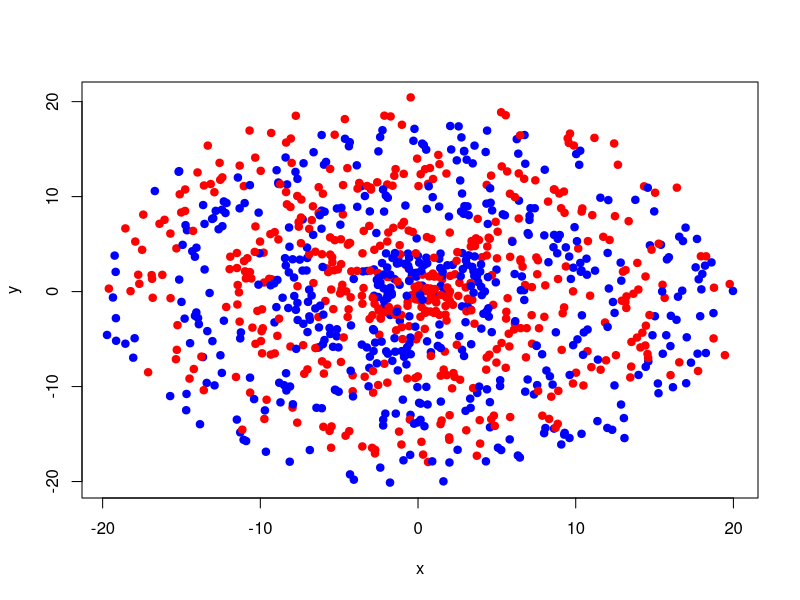
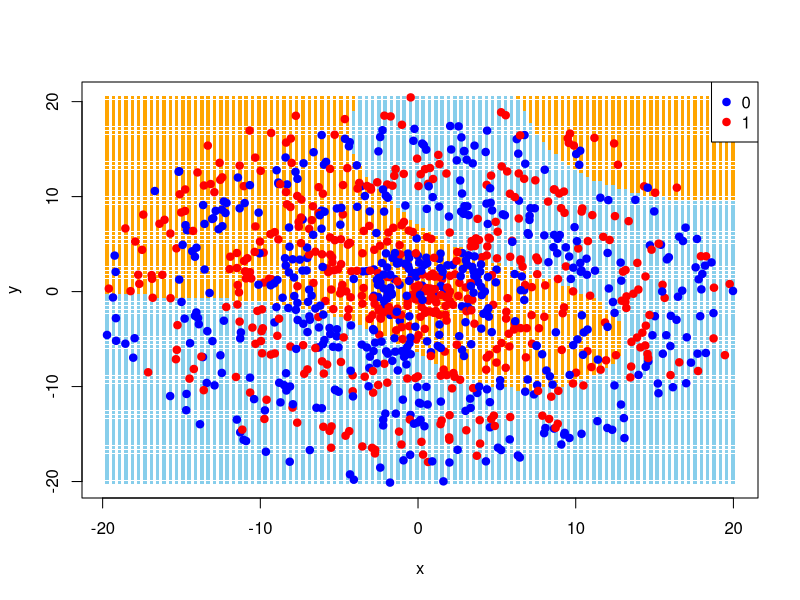
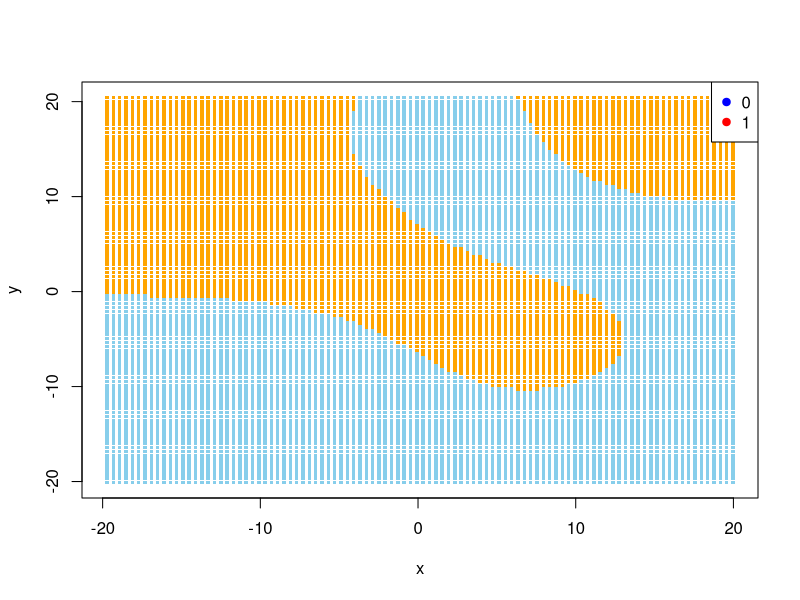
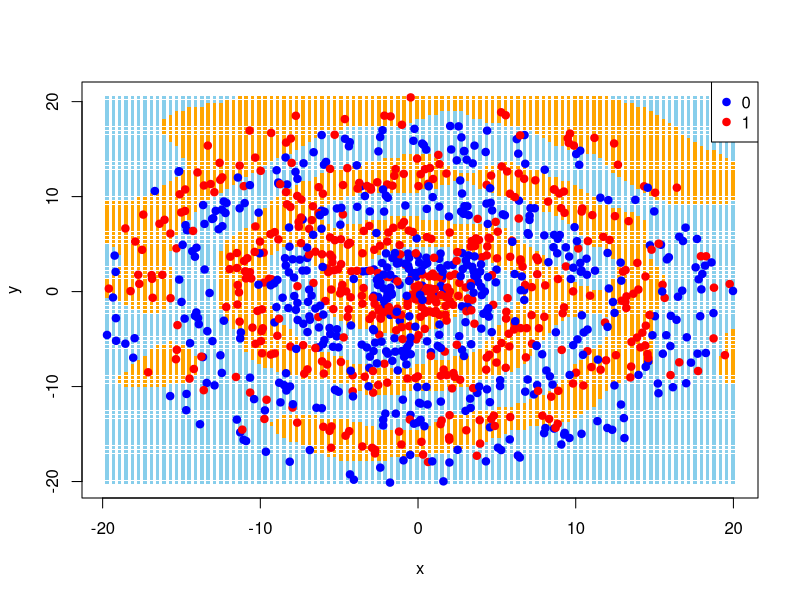
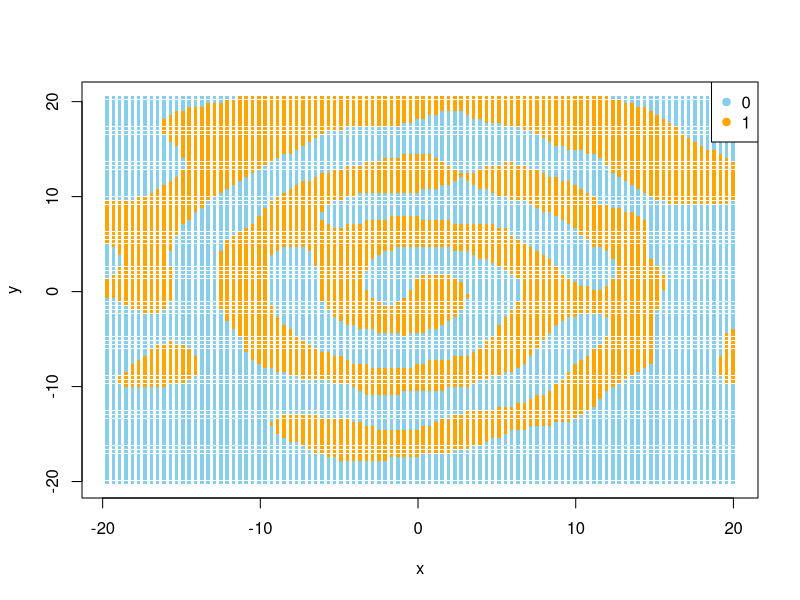
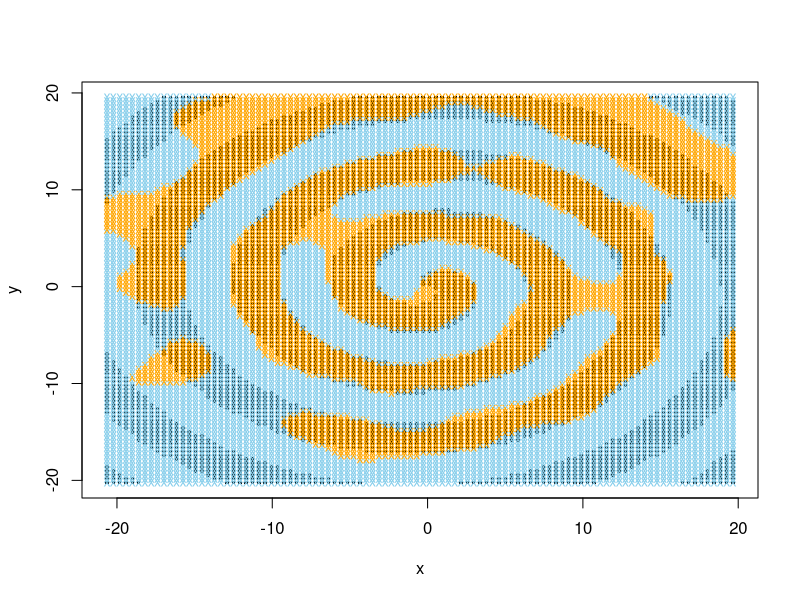
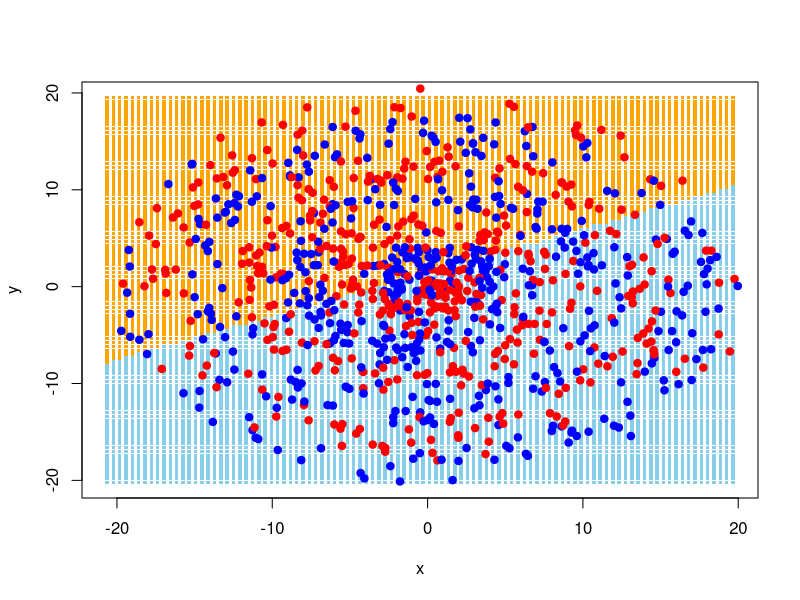
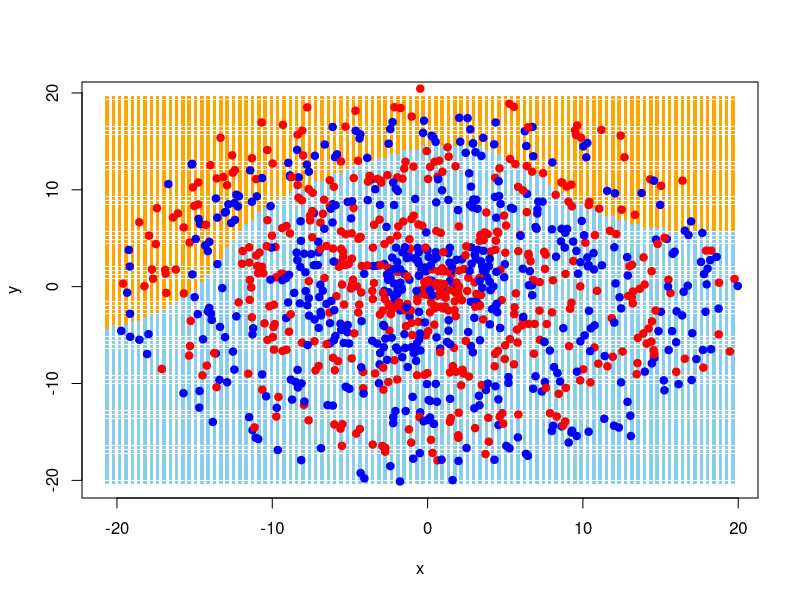

Write R code to recreate these figures, in order.
## ---- chunk 1
n <- 1000
r <- 6 * pi + 1
r_offset <- 2
colors <- c("blue", "red")

generate_spiral <- function(n, r, r_offset, colors, seed) {
  set.seed(seed)

  # Generate random values for r and theta
  r <- runif(n, 1, 6 * pi + 1)
  theta <- runif(n, 0, 2 * pi)

  # Classify observations based on r and theta
  class <- ifelse((r + theta) %% (2 * pi) < pi, 1, 0)

  # Create a data frame with the data
  data <- data.frame(r, theta, class)

  # Create colors based on class
  data$color <- ifelse(data$class == 1, colors[2], colors[1])

  # Convert polar coordinates to Cartesian coordinates
  data$x <- data$r * cos(data$theta)
  data$y <- data$r * sin(data$theta)

  # Offset the data
  for (j in 1:n) {
    r_offset_val <- runif(1, 0, r_offset)
    theta_offset_val <- runif(1, 0, 2 * pi)

    # Convert to Cartesian coordinates
    data$x[j] <- data$x[j] + r_offset_val * cos(theta_offset_val)
    data$y[j] <- data$y[j] + r_offset_val * sin(theta_offset_val)

    # Convert back to polar coordinates
    data$r[j] <- sqrt(data$x[j]^2 + data$y[j]^2)
    data$theta[j] <- atan2(data$y[j], data$x[j])
  }

  return(data)
}

data <- generate_spiral(n, r, r_offset, colors, seed = 2024)
## ---- chunk 2
# Plot the data in the x and y coordinates
plot(data$x, data$y, col = data$color, pch = 19, xlab = "x", ylab = "y")
## ---- chunk 3
# Load the required svm library
library(e1071)
library(caret)

# Convert class to a factor
data$class <- as.factor(data$class)

# Create a data frame with only the class and the x and y coordinates
data2 <- data.frame(class = data$class, x = data$x, y = data$y)
data2$class <- as.factor(data2$class)

# Use a radial basis function kernel to classify the data with the SVM function
(svmfit <- svm(class ~ ., data = data2, kernel = "radial"))
## ---- chunk 4
# Create a confusion matrix to evaluate the SVM model
confusionMatrix(predict(svmfit, data2), data2$class)
## ---- chunk 5
# Define colors for data points
point_colors <- c("blue", "red")

# Define colors for decision boundary
boundary_colors <- c("skyblue", "orange")

# Plot the decision boundary
x1_grid <- seq(min(data2$x), max(data2$x), length.out = 100)
x2_grid <- seq(min(data2$y), max(data2$y), length.out = 100)
grid <- expand.grid(x = x1_grid, y = x2_grid)

predicted_labels <- predict(svmfit, newdata = grid)

# Plot the decision boundary with the data points
# Plot the decision boundary
plot(grid$x, grid$y, col = boundary_colors[predicted_labels],
     pch = ".", cex = 3.5, xlab = "x", ylab = "y")

# Plot the data points
points(data2$x, data2$y, col = point_colors[data2$class], pch = 19)
legend("topright", legend = levels(data2$class), col = point_colors, pch = 19)

# Plot the decision boundary with the data points
plot(grid$x, grid$y, col = boundary_colors[predicted_labels], pch = ".",
     cex = 3.5, xlab = "x", ylab = "y")
legend("topright", legend = levels(data2$class), col = point_colors, pch = 19)
## ---- chunk 6
# First write a simple cross validation function
cross_validate <- function(folds, costs, gammas, data, seed) {
  # Create a data frame to store the results
  results <- data.frame(cost = numeric(0), gamma = numeric(0),
                        accuracy = numeric(0))

  # Loop through each cost and gamma value
  for (cost in costs) {
    for (gamma in gammas) {
      # Set seed so the folds should be the same each time
      set.seed(seed)

      # Use cross-validation to find the best cost and gamma values
      svm_cross <- svm(class ~ ., data = data, kernel = "radial",
                       cross = folds, cost = cost, gamma = gamma)

      # Store the results
      results <- rbind(results, data.frame(cost = cost, gamma = gamma,
                                           accuracy = svm_cross$tot.accuracy))
    }
  }

  return(results)
}
## ---- chunk 7
# Create a simpler confusion matrix function
simpler_cm <- function(cm.out) {
    print(cm.out[[2]])
    print(cm.out[[3]][1:2])
}
## ---- chunk 8
# Run our function
validation_data_frame <- cross_validate(5, c(0.1, 1, 10, 100, 1000),
                                        c(0.01, 0.1, 1, 10, 100),
                                        data2, seed = 2024)

# Print the top 5 best cost and gamma values
print(validation_data_frame[order(-validation_data_frame$accuracy), ][1:5, ])
## ---- chunk 9
# Use the best cost and gamma values to classify the data
svmfit_best <- svm(class ~ ., data = data2, kernel = "radial", cost = 1,
                   gamma = 10)

# Create a confusion matrix to evaluate the SVM model
confusionMatrix(predict(svmfit_best, data2), data2$class) |> simpler_cm()
## ---- chunk 10
predicted_labels_best <- predict(svmfit_best, newdata = grid)

plot(grid$x, grid$y, col = boundary_colors[predicted_labels_best], pch = ".",
     cex = 3.5, xlab = "x", ylab = "y")

# Plot the data points
points(data2$x, data2$y, col = point_colors[data2$class], pch = 19)
legend("topright", legend = levels(data2$class), col = point_colors, pch = 19)

# Plot the decision boundary
plot(grid$x, grid$y, col = boundary_colors[predicted_labels_best], pch = ".",
     cex = 3.5, xlab = "x", ylab = "y")
legend("topright", legend = levels(data2$class), col = boundary_colors,
       pch = 19)
## ---- chunk 11
# Create new test data
n <- 1000
r <- 6 * pi + 1
r_offset <- 2
colors <- c("blue", "red")
test_data <- generate_spiral(n, r, r_offset, colors, seed = 2025)

# Convert class to a factor
test_data$class <- as.factor(test_data$class)

# Create a data frame with only the class and the x and y coordinates
test_data2 <- data.frame(class = test_data$class, x = test_data$x,
                         y = test_data$y)
test_data2$class <- as.factor(test_data2$class)

# Create a confusion matrix to evaluate the SVM model
confusionMatrix(predict(svmfit_best, test_data2), test_data2$class) |>
  simpler_cm()
## ---- chunk 12
post_offset_class <- numeric(n)
new_r <- numeric(n)
new_theta <- numeric(n)

# This code is how I originally classified the data before offsetting it
for (j in 1:n) {
  new_r[j] <- sqrt(test_data2$x[j]^2 + test_data2$y[j]^2)
  new_theta[j] <- atan2(test_data2$y[j], test_data2$x[j])

  ifelse(new_theta[j] < 0, new_theta[j] <- new_theta[j] + 2 * pi,
         new_theta[j] <- new_theta[j])

  # Classify observations based on r and theta
  post_offset_class[j] <- ifelse((new_r[j] + new_theta[j]) %% (2 * pi) < pi,
                                 1, 0)
}
## ---- chunk 13
# Add the results to the data frame
test_data2$post_offset_class <- post_offset_class
test_data2$new_r <- new_r
test_data2$new_theta <- new_theta

# Make the post offset class a factor
test_data2$post_offset_class <- as.factor(test_data2$post_offset_class)

# Now compare the true class to the predicted class given by the true decision boundary
confusionMatrix(test_data2$post_offset_class, test_data2$class) |> simpler_cm()
## ---- chunk 14
# Create a grid of points for prediction
x1_grid <- seq(min(test_data2$x), max(test_data2$x), length.out = 100)
x2_grid <- seq(min(test_data2$y), max(test_data2$y), length.out = 100)

grid <- expand.grid(x = x1_grid, y = x2_grid)

# Make the grid a data frame of x and y coordinates
grid_data <- data.frame(x = grid$x, y = grid$y)

# Classify the grid data
for (j in 1:nrow(grid_data)) {
  new_r <- sqrt(grid_data$x[j]^2 + grid_data$y[j]^2)
  new_theta <- atan2(grid_data$y[j], grid_data$x[j])

  ifelse(new_theta < 0, new_theta <- new_theta + 2 * pi, new_theta <- new_theta)

  # Classify observations based on r and theta
  grid_data$class[j] <- ifelse((new_r + new_theta) %% (2 * pi) < pi, 1, 0)
}

# Plot the true decision boundary
plot(grid_data$x, grid_data$y, col = grid_data$class, pch = ".", cex = 3.5,
     xlab = "x", ylab = "y")

# Plot the decision boundary found by the model
predicted_labels_best <- predict(svmfit_best, newdata = grid)

points(grid$x, grid$y, col = boundary_colors[predicted_labels_best], pch = "x",
       cex = .85)
## ---- chunk 15
# Use a linear kernel to classify the data with the SVM function
svmfit_linear <- svm(class ~ ., data = data2, kernel = "linear", cost = 1000)

# Create a confusion matrix to evaluate the SVM model
noquote("Linear SVM:")
confusionMatrix(predict(svmfit_linear, data2), data2$class) |> simpler_cm()

# Make the best poly model based on the cross validation
svm_poly <- svm(class ~ ., data = data2, kernel = "polynomial", degree = 5,
                cost = 10, gamma = 0.1)

# Check the svm_poly model on a confusion matrix
noquote("Polynomial SVM:")
confusionMatrix(predict(svm_poly, data2), data2$class) |> simpler_cm()
## ---- chunk 16
predicted_labels_linear <- predict(svmfit_linear, newdata = grid)

plot(grid$x, grid$y, col = boundary_colors[predicted_labels_linear], pch = ".",
     cex = 3.5, xlab = "x", ylab = "y")

# Plot the data points
points(data2$x, data2$y, col = point_colors[data2$class], pch = 19)

predicted_labels_poly <- predict(svm_poly, newdata = grid)

plot(grid$x, grid$y, col = boundary_colors[predicted_labels_poly], pch = ".",
     cex = 3.5, xlab = "x", ylab = "y")

points(data2$x, data2$y, col = point_colors[data2$class], pch = 19)
## ---- chunk 17
# Use a logistic regression model to classify the data (add many interaction terms)
logit_model <- glm(class ~ ., data = data2, family = "binomial")

summary(logit_model)

# Predict using the model
predicted_probabilities <- predict(logit_model, type = "response")

# Change all the Falses to 0 and Trues to 1
predicted_probabilities2 <- ifelse(predicted_probabilities > 0.5, 1, 0)

# Create a confusion matrix to evaluate the model
confusionMatrix(as.factor(predicted_probabilities2), as.factor(data2$class)) |>
  simpler_cm()
## ---- chunk 18
# peek at probabilities
print(predicted_probabilities |> head())
## ---- chunk 19
# Create grid data for the decision boundary
x1_grid <- seq(min(data2$x), max(data2$x), length.out = 100)
x2_grid <- seq(min(data2$y), max(data2$y), length.out = 100)
grid <- expand.grid(x = x1_grid, y = x2_grid)

# Predict using the model
grid$predicted_probabilities <- predict(logit_model, newdata = grid, type = "response")

grid$predictions <- ifelse(grid$predicted_probabilities > 0.5, 1, 0)

# Plot the decision boundary
plot(grid$x, grid$y, col = boundary_colors[as.factor(grid$predictions)], pch = ".",
     cex = 3.5, xlab = "x", ylab = "y")
points(data2$x, data2$y, col = point_colors[data2$class], pch = 19)
## ---- chunk 20
# Load the required class library
library(class)

# Write a cross validation function for KNN that takes k into account
cross_knn <- function(folds, ks, dataset, seed) {
  set.seed(seed)
  knn_model_cv <- train(class ~ .,
    data = dataset, method = "knn",
    trControl = trainControl(method = "cv", number = folds),
    tuneGrid = data.frame(k = ks)
  )
  return(knn_model_cv)
}

# Run our function
ks <- seq(1, 300, 2)

# Run the cross validation function
validation_data_frame_knn <- cross_knn(5, ks, data2, seed = 2024)

# Print the top 5 best k values
print(validation_data_frame_knn$results[
  order(-validation_data_frame_knn$results$Accuracy), ][1:5, ])
## ---- chunk 21
# Use the best k value found from cross validation
k <- 3

# Use a KNN model to classify the data
knn_model <- knn3(class ~ ., data = data2, k = k)
## ---- chunk 22
# Create a confusion matrix to evaluate the KNN model
predicted_labels_knn <- predict(knn_model, newdata = data2, type = "class")
noquote("Training KNN Confusion Matrix:")
confusionMatrix(predicted_labels_knn, data2$class) |> simpler_cm()

# Create a confusion matrix to evaluate the KNN model
knn_model_test <- predict(knn_model, newdata = test_data2, type = "class")
noquote("Testing KNN Confusion Matrix:")
confusionMatrix(knn_model_test, test_data2$class) |> simpler_cm()
## ---- chunk 23
# Plot the decision boundary
predicted_labels_knn <- predict(knn_model, newdata = grid, type = "class")

plot(grid$x, grid$y, col = boundary_colors[predicted_labels_knn], pch = ".",
     cex = 3.5, xlab = "x", ylab = "y")
points(data2$x, data2$y, col = point_colors[data2$class], pch = 19)
## ---- chunk 24
# Load the required libraries
library(MASS)
library(caret)
library(e1071)
library(dslabs)
library(tidyverse)

# Load the MNIST data set
data("mnist_27")

# Plot with base R
plot(mnist_27$train$x_1, mnist_27$train$x_2,
     col = point_colors[mnist_27$train$y],
     pch = 19, xlab = "Proportion of dark pixels in the upper-left quadrant",
     ylab = "Proportion of dark pixels in the lower-right quadrant")

# Add a legend
legend("topright", legend = levels(as.factor(mnist_27$train$y)),
       col = point_colors, pch = 19)
## ---- chunk 25
# Fit a linear kernel to the data
svmfit_linear_mnist <- svm(y ~ ., data = mnist_27$train, kernel = "linear",
                           cost = 1000)

# Create a confusion matrix to evaluate the SVM model
confusionMatrix(predict(svmfit_linear_mnist, mnist_27$train), 
                mnist_27$train$y) |> simpler_cm()

# Create a grid of points for prediction
x1_grid <- seq(min(mnist_27$train$x_1), max(mnist_27$train$x_1),
               length.out = 100)
x2_grid <- seq(min(mnist_27$train$x_2), max(mnist_27$train$x_2),
               length.out = 100)
grid <- expand.grid(x_1 = x1_grid, x_2 = x2_grid)

predicted_labels_linear_mnist <- predict(svmfit_linear_mnist, newdata = grid)

# Plot the decision boundary
plot(grid$x_1, grid$x_2, col = boundary_colors[predicted_labels_linear_mnist],
     pch = ".", cex = 3.5,
     xlab = "Proportion of dark pixels in the upper-left quadrant",
     ylab = "Proportion of dark pixels in the lower-right quadrant")
points(mnist_27$train$x_1, mnist_27$train$x_2,
       col = point_colors[mnist_27$train$y], pch = 19)
## ---- chunk 26
# Use a radial basis function kernel to classify the data with the SVM function
svmfit_rbf_mnist <- svm(y ~ ., data = mnist_27$train, kernel = "radial",
                        cost = 1, gamma = 1)

# Create a confusion matrix to evaluate the SVM model
confusionMatrix(predict(svmfit_rbf_mnist, mnist_27$train), mnist_27$train$y) |>
  simpler_cm()

predicted_labels_rbf_mnist <- predict(svmfit_rbf_mnist, newdata = grid)

# Plot the decision boundary
plot(grid$x_1, grid$x_2, col = boundary_colors[predicted_labels_rbf_mnist],
     pch = ".", cex = 3.5,
     xlab = "Proportion of dark pixels in the upper-left quadrant",
     ylab = "Proportion of dark pixels in the lower-right quadrant")
points(mnist_27$train$x_1, mnist_27$train$x_2,
       col = point_colors[mnist_27$train$y], pch = 19)
## ---- chunk 27
# Convert to a matrix with the proper column names
training_matrix <- as.data.frame(mnist_27$train)
colnames(training_matrix) <- c("class", "x_1", "x_2")
training_matrix$class <- as.factor(training_matrix$class)

# Run our cross validation function
validation_data_frame_mnist <- cross_validate(10, c(0.1, 1, 10, 100, 1000),
                                              c(0.01, 0.1, 1, 10, 100),
                                              training_matrix, seed = 2024)

# Print the top 5 best cost and gamma values
print(validation_data_frame_mnist[order(-validation_data_frame_mnist$accuracy),
                                  ][1:5, ])
## ---- chunk 28
# Use the best cost and gamma values to classify the data
svmfit_best_mnist <- svm(y ~ ., data = mnist_27$train, kernel = "radial",
                         cost = 0.1, gamma = 1)

# Create a confusion matrix to evaluate the SVM model
confusionMatrix(predict(svmfit_best_mnist, mnist_27$train), mnist_27$train$y) |>
  simpler_cm()

predicted_labels_best_mnist <- predict(svmfit_best_mnist, newdata = grid)

# Plot the decision boundary
plot(grid$x_1, grid$x_2, col = boundary_colors[predicted_labels_best_mnist],
     pch = ".", cex = 3.5,
     xlab = "Proportion of dark pixels in the upper-left quadrant",
     ylab = "Proportion of dark pixels in the lower-right quadrant")
points(mnist_27$train$x_1, mnist_27$train$x_2,
       col = point_colors[mnist_27$train$y], pch = 19)
## ---- chunk 29
# Create a confusion matrix to evaluate the SVM model
confusionMatrix(predict(svmfit_best_mnist, mnist_27$test), mnist_27$test$y) |>
  simpler_cm()
## ---- chunk 30
# Create a list of k values to try
ks <- seq(1, 300, by = 2)

# Create a matrix with the proper column names
training_matrix <- as.data.frame(mnist_27$train)
colnames(training_matrix) <- c("class", "x", "y")

# Run the cross validation function
validation_data_frame_knn_mnist <- cross_knn(10, ks, training_matrix,
                                             seed = 2024)

# Print the top 5 best k values
print(validation_data_frame_knn_mnist$
        results[order
                (-validation_data_frame_knn_mnist$results$Accuracy), ][1:5, ])
## ---- chunk 31
# Use the best k value found from cross validation
k <- 83

# Use a KNN model to classify the data
knn_model_mnist <- knn3(class ~ ., data = training_matrix, k = k)

# Create a confusion matrix to evaluate the KNN model
predicted_labels_knn_mnist <- predict(knn_model_mnist,
                                      newdata = training_matrix,
                                      type = "class")
confusionMatrix(predicted_labels_knn_mnist, training_matrix$class) |>
  simpler_cm()

# Make new grid
x1_grid <- seq(min(training_matrix$x), max(training_matrix$x), length.out = 100)
x2_grid <- seq(min(training_matrix$y), max(training_matrix$y), length.out = 100)
grid <- expand.grid(x = x1_grid, y = x2_grid)

# Plot the decision boundary
predicted_labels_knn_mnist <- predict(knn_model_mnist, newdata = grid,
                                      type = "class")

plot(grid$x, grid$y, col = boundary_colors[predicted_labels_knn_mnist],
     pch = ".", cex = 3.5,
     xlab = "Proportion of dark pixels in the upper-left quadrant",
     ylab = "Proportion of dark pixels in the lower-right quadrant")
points(mnist_27$train$x_1, mnist_27$train$x_2,
       col = point_colors[mnist_27$train$y], pch = 19)
## ---- chunk 32
# Put the test data into the proper format
mnist_27_test <- as.data.frame(mnist_27$test)
colnames(mnist_27_test) <- c("class", "x", "y")

predicted_labels_knn_mnist_test <- predict(knn_model_mnist,
                                           newdata = mnist_27_test,
                                           type = "class")

# Create a confusion matrix to evaluate the KNN model
confusionMatrix(predicted_labels_knn_mnist_test, mnist_27$test$y) |>
  simpler_cm()
